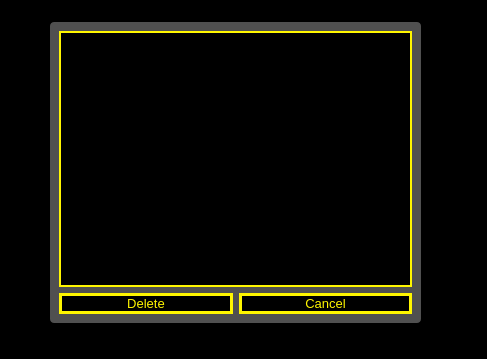
<?xml version="1.0" encoding="UTF-8"?>
<ui version="4.0">
 <class>deleteFlight</class>
 <widget class="QDialog" name="deleteFlight">
  <property name="geometry">
   <rect>
    <x>0</x>
    <y>0</y>
    <width>487</width>
    <height>359</height>
   </rect>
  </property>
  <property name="windowTitle">
   <string>Dialog</string>
  </property>
  <property name="styleSheet">
   <string notr="true">* {
	font-size: 10pt;
}

QDialog {
	
	background-color: rgb(0, 0, 0);
}


QPushButton {
	background-color: rgb(0, 0, 0);
	color: rgb(255, 246, 0);
	border: 3px solid #fff600;
}

QPushButton:hover {
	background-color: #fff600;
	color: black;
}

QListView {
    background-color: black;
	border: 2px solid #fff600; 
}

QListView {
    show-decoration-selected: 1; /* make the selection span the entire width of the view */
}

QListView::item {
	color: #fff600;
	border-bottom: 1px solid #fff600;
}

QListView::item:alternate {
    background: #EEEEEE;
}

QListView::item:selected {
    border: 1px solid #fff600;
}

QListView::item:selected:!active {
    background: qlineargradient(x1: 0, y1: 0, x2: 0, y2: 1,
                                stop: 0 #ABAFE5, stop: 1 #8588B2);
}

QListView::item:selected:active {
    background: #fff600;
	color: black;
}

QListView::item:hover {
    background: qlineargradient(spread:pad, x1:0, y1:0, x2:1, y2:1, stop:0.181818 rgba(255, 255, 0, 255), stop:0.857955 rgba(0, 0, 0, 255));
	color: black;
}

#frame {
	
	background-color: rgb(255, 255, 255, 80);
	border-radius: 4px;
}
</string>
  </property>
  <widget class="QFrame" name="frame">
   <property name="geometry">
    <rect>
     <x>50</x>
     <y>22</y>
     <width>371</width>
     <height>301</height>
    </rect>
   </property>
   <property name="frameShape">
    <enum>QFrame::StyledPanel</enum>
   </property>
   <property name="frameShadow">
    <enum>QFrame::Raised</enum>
   </property>
   <layout class="QVBoxLayout" name="verticalLayout_2">
    <item>
     <widget class="QListView" name="listView"/>
    </item>
    <item>
     <layout class="QHBoxLayout" name="horizontalLayout_4">
      <item>
       <widget class="QPushButton" name="pushButton_2">
        <property name="text">
         <string>Delete</string>
        </property>
       </widget>
      </item>
      <item>
       <widget class="QPushButton" name="pushButton">
        <property name="text">
         <string>Cancel</string>
        </property>
       </widget>
      </item>
     </layout>
    </item>
   </layout>
  </widget>
 </widget>
 <resources/>
 <connections/>
</ui>
